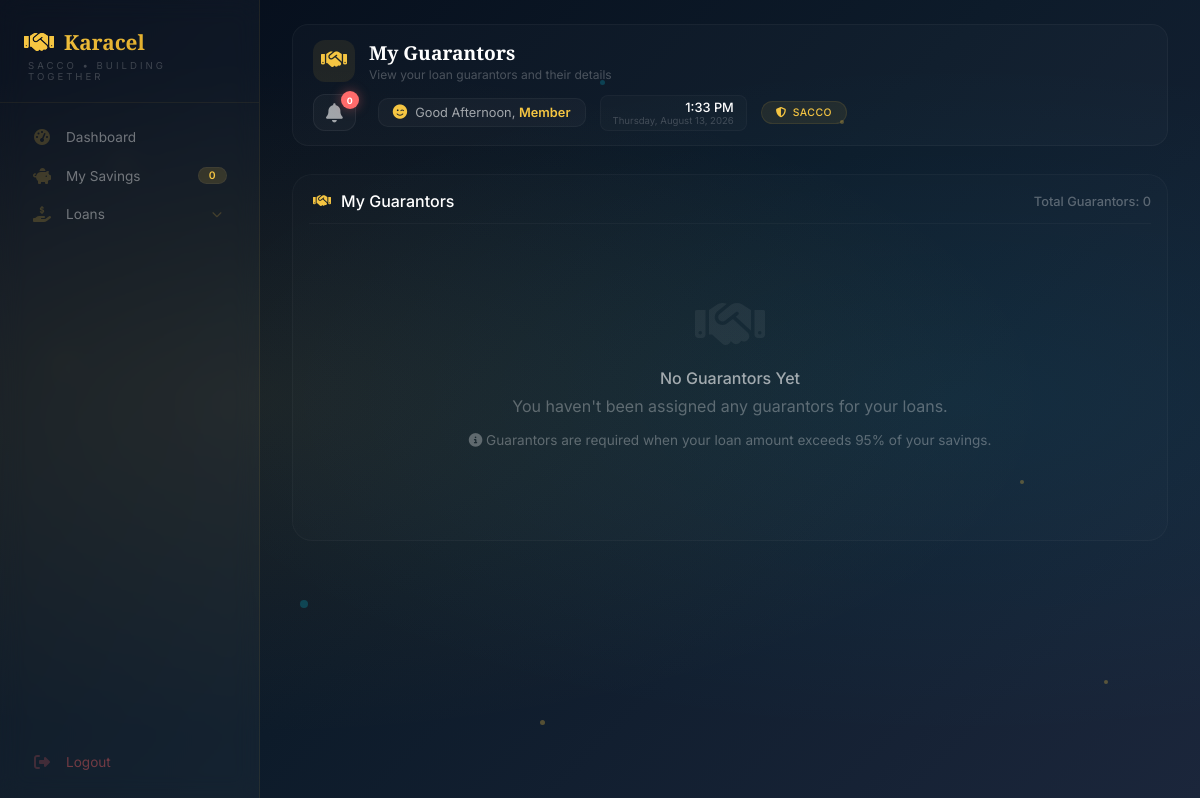
/member/guarantors (signed in), run on an earlier commit of the app's database.
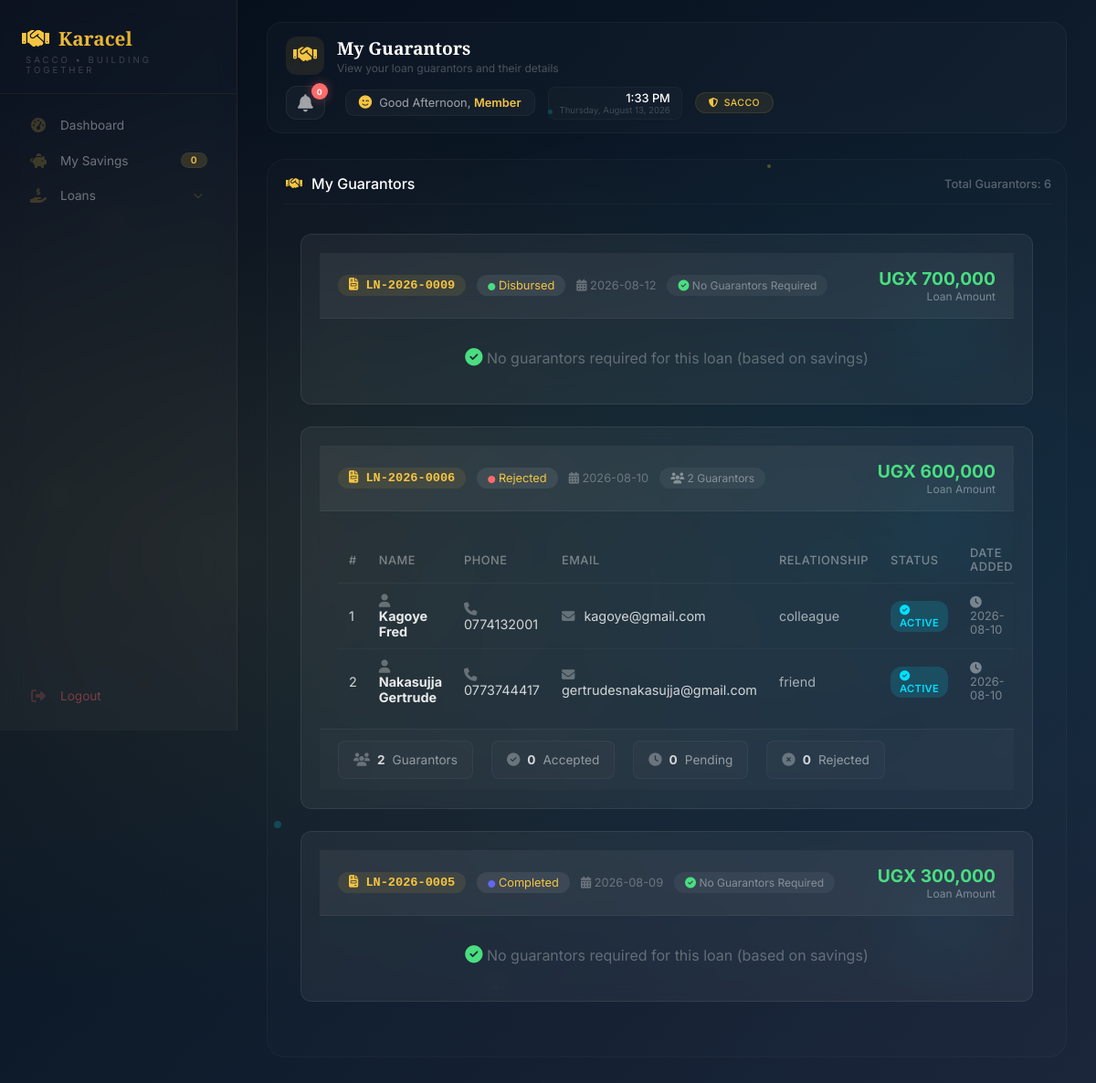
And on a later commit of the database.
### tables this page shows
CREATE TABLE loans (
            id INTEGER PRIMARY KEY AUTOINCREMENT,
            loan_number TEXT UNIQUE NOT NULL,
            user_id INTEGER NOT NULL,
            amount REAL NOT NULL,
            interest_rate REAL NOT NULL,
            interest_amount REAL NOT NULL,
            total_repayment REAL NOT NULL,
            monthly_installment REAL NOT NULL,
            tenure INTEGER DEFAULT 3,
            purpose TEXT,
            repayment_plan TEXT,
            status TEXT DEFAULT 'pending',
            application_date TEXT NOT NULL,
            approved_date TEXT,
            disbursed_date TEXT,
            completed_date TEXT,
            rejected_date TEXT,
            rejection_reason TEXT,
            admin_rejection_reason TEXT,
            current_balance REAL DEFAULT 0,
            interest_accrued REAL DEFAULT 0,
            last_interest_date TEXT,
            months_overdue INTEGER DEFAULT 0,
            start_month INTEGER DEFAULT 0,
            end_month INTEGER DEFAULT 12,
            created_at TIMESTAMP DEFAULT CURRENT_TIMESTAMP, last_payment_date TEXT, last_payment_amount REAL DEFAULT 0, total_interest_accrued REAL DEFAULT 0, principal_paid REAL DEFAULT 0, interest_paid REAL DEFAULT 0, months_paid INTEGER DEFAULT 0, original_balance REAL DEFAULT 0, total_interest_calculated REAL DEFAULT 0, due_date TEXT, loan_start_date TEXT, loan_end_date TEXT, completion_date TEXT, disbursement_date TEXT, next_interest_date TEXT, payment_method TEXT, transaction_ref TEXT, notes TEXT, collateral TEXT, guarantor_required INTEGER DEFAULT 0, rejected_by TEXT, approved_by TEXT, approved_by_role TEXT, disbursed_by TEXT, disbursed_by_role TEXT,
            FOREIGN KEY (user_id) REFERENCES users(id)
        );

CREATE TABLE loan_guarantors (
            id INTEGER PRIMARY KEY AUTOINCREMENT,
            loan_id INTEGER NOT NULL,
            guarantor_name TEXT NOT NULL,
            phone TEXT NOT NULL,
            email TEXT,
            relationship TEXT,
            status TEXT DEFAULT 'active',
            created_at TIMESTAMP DEFAULT CURRENT_TIMESTAMP,
            FOREIGN KEY (loan_id) REFERENCES loans(id)
        );

### app.py (the view)
@app.route("/member/guarantors")
def member_guarantors():
    if "user_id" not in session:
        return redirect("/login")
    user_id = session["user_id"]
    db = get_db()
    db.row_factory = sqlite3.Row
    try:
        guarantors = db.execute("""
            SELECT
                lg.*,
                l.loan_number,
                l.amount,
                l.status as loan_status,
                l.application_date,
                l.interest_amount,
                l.total_repayment
            FROM loan_guarantors lg
            JOIN loans l ON lg.loan_id = l.id
            WHERE l.user_id = ?
            ORDER BY l.application_date DESC, lg.id DESC
        """, (user_id,)).fetchall()
        loans = db.execute("""
            SELECT
                id,
                loan_number,
                amount,
                interest_amount,
                total_repayment,
                status,
                application_date,
                approved_date,
                disbursed_date,
                completed_date,
                current_balance,
                created_at
            FROM loans
            WHERE user_id = ?
            ORDER BY application_date DESC
        """, (user_id,)).fetchall()
        db.close()
        return render_template(
            "member/member-guarantors.html",
            guarantors=guarantors,
            loans=loans
        )
    except Exception as e:
        import traceback
        traceback.print_exc()
        db.close()
        flash(f"Error loading guarantors: {str(e)}", "danger")
        return redirect(url_for("member_dashboard"))

### templates/member/member-guarantors.html (shortened to what this page needs)
{% extends "member/member-base.html" %}
{% block page_title %}My Guarantors{% endblock %}
{% block page_subtitle %}View your loan guarantors and their details{% endblock %}
{% block content %}
<div class="history-section">
    <div class="history-title">
        <i class="fas fa-handshake"></i> My Guarantors
        <span style="font-size: 0.8rem; margin-left: auto; color: rgba(255,255,255,0.3);">
            Total Guarantors: {{ guarantors|length }}
        </span>
    </div>
    <div style="padding: 20px;">
        {% if guarantors %}
            {% set loan_ids = [] %}
            {% for guarantor in guarantors %}
                {% if guarantor.loan_id not in loan_ids %}
                    {% set _ = loan_ids.append(guarantor.loan_id) %}
                {% endif %}
            {% endfor %}
            {% for loan_id in loan_ids %}
                {% set loan = loans|selectattr('id', 'equalto', loan_id)|first %}
                {% if loan %}
                <div class="guarantor-card">
                    <div class="guarantor-header">
                        <div class="guarantor-title">
                            <span class="loan-number-badge">
                                <i class="fas fa-file-invoice"></i> {{ loan.loan_number }}
                            </span>
                            <span class="guarantor-badge">
                                <i class="fas fa-circle" style="color: {% if loan.status == 'pending' %}#f5c542{% elif loan.status == 'approved' %}#00e0ff{% elif loan.status in ['disbursed', 'active'] %}#4ade80{% elif loan.status == 'completed' %}#6366f1{% else %}#ff6b6b{% endif %}; font-size: 0.5rem;"></i>
                                {{ loan.status|title }}
                            </span>
                            <span style="color: rgba(255,255,255,0.3); font-size: 0.8rem;">
                                <i class="fas fa-calendar-alt"></i> {{ loan.application_date }}
                            </span>
                            <span class="no-guarantors-badge">
                                {% set loan_guarantors = guarantors|selectattr('loan_id', 'equalto', loan_id)|list %}
                                {% if loan_guarantors|length > 0 and loan_guarantors[0].guarantor_name == 'No Guarantor Required' %}
                                    <i class="fas fa-check-circle" style="color: #4ade80;"></i> No Guarantors Required
                                {% else %}
                                    <i class="fas fa-users"></i> {{ loan_guarantors|length }} Guarantors
                                {% endif %}
                            </span>
                        </div>
                        <div class="guarantor-amount">
                            <div class="amount">UGX {{ "{:,.0f}".format(loan.amount) if loan.amount else '0' }}</div>
                            <div class="label">Loan Amount</div>
                        </div>
                    </div>
                    {% set loan_guarantors = guarantors|selectattr('loan_id', 'equalto', loan_id)|list %}
                    {% if loan_guarantors and loan_guarantors[0].guarantor_name != 'No Guarantor Required' %}
                    <div class="guarantor-table-wrapper">
                        <table class="guarantor-table">
                            <thead>
                                <tr>
                                    <th>#</th>
                                    <th>Name</th>
                                    <th>Phone</th>
                                    <th>Email</th>
                                    <th>Relationship</th>
                                    <th>Status</th>
                                    <th>Date Added</th>
                                </tr>
                            </thead>
                            <tbody>
                                {% for guarantor in loan_guarantors %}
                                <tr>
                                    <td>{{ loop.index }}</td>
                                    <td>
                                        <strong style="color: rgba(255,255,255,0.9);">
                                            <i class="fas fa-user" style="color: rgba(255,255,255,0.3); margin-right: 8px;"></i>
                                            {{ guarantor.guarantor_name }}
                                        </strong>
                                    </td>
                                    <td>
                                        <i class="fas fa-phone" style="color: rgba(255,255,255,0.3); margin-right: 6px;"></i>
                                        {{ guarantor.phone }}
                                    </td>
                                    <td>
                                        {% if guarantor.email %}
                                            <i class="fas fa-envelope" style="color: rgba(255,255,255,0.3); margin-right: 6px;"></i>
                                            {{ guarantor.email }}
                                        {% else %}
                                            <span style="color: rgba(255,255,255,0.2);">-</span>
                                        {% endif %}
                                    </td>
                                    <td>
                                        {% if guarantor.relationship %}
                                            <span style="color: rgba(255,255,255,0.6);">{{ guarantor.relationship }}</span>
                                        {% else %}
                                            <span style="color: rgba(255,255,255,0.2);">-</span>
                                        {% endif %}
                                    </td>
                                    <td>
                                        <span class="status-badge
                                            {% if guarantor.status == 'accepted' %}status-accepted
                                            {% elif guarantor.status == 'pending' %}status-pending
                                            {% elif guarantor.status == 'active' %}status-active
                                            {% else %}status-rejected{% endif %}">
                                            {% if guarantor.status == 'accepted' %}
                                                <i class="fas fa-check-circle"></i> ACCEPTED
                                            {% elif guarantor.status == 'pending' %}
                                                <i class="fas fa-clock"></i> PENDING
                                            {% elif guarantor.status == 'active' %}
                                                <i class="fas fa-check-circle"></i> ACTIVE
                                            {% else %}
                                                <i class="fas fa-times-circle"></i> {{ guarantor.status|upper }}
                                            {% endif %}
                                        </span>
                                    </td>
                                    <td style="color: rgba(255,255,255,0.4); font-size: 0.8rem;">
                                        {% if guarantor.created_at %}
                                            <i class="fas fa-clock"></i> {{ guarantor.created_at[:10] }}
                                        {% else %}
                                            -
                                        {% endif %}
                                    </td>
                                </tr>
                                {% endfor %}
                            </tbody>
                        </table>
                    </div>
                    <div class="guarantor-summary">
                        <div class="summary-item">
                            <i class="fas fa-users"></i>
                            <strong>{{ loan_guarantors|length }}</strong> Guarantors
                        </div>
                        <div class="summary-item">
                            <i class="fas fa-check-circle"></i>
                            <strong>
                                {{ loan_guarantors|selectattr('status', 'equalto', 'accepted')|list|length }}
                            </strong> Accepted
                        </div>
                        <div class="summary-item">
                            <i class="fas fa-clock"></i>
                            <strong>
                                {{ loan_guarantors|selectattr('status', 'equalto', 'pending')|list|length }}
                            </strong> Pending
                        </div>
                        <div class="summary-item">
                            <i class="fas fa-times-circle"></i>
                            <strong>
                                {{ loan_guarantors|selectattr('status', 'equalto', 'rejected')|list|length }}
                            </strong> Rejected
                        </div>
                    </div>
                    {% else %}
                    <div style="padding: 20px; text-align: center; color: rgba(255,255,255,0.3);">
                        <i class="fas fa-check-circle" style="color: #4ade80; font-size: 1.2rem;"></i>
                        No guarantors required for this loan (based on savings)
                    </div>
                    {% endif %}
                </div>
                {% endif %}
            {% endfor %}
        {% else %}
            <div class="empty-state">
                <i class="fas fa-handshake empty-icon"></i>
                <h4>No Guarantors Yet</h4>
                <p>You haven't been assigned any guarantors for your loans.</p>
                <p style="font-size: 0.85rem; margin-top: 8px;">
                    <i class="fas fa-info-circle"></i> Guarantors are required when your loan amount exceeds 95% of your savings.
                </p>
            </div>
        {% endif %}
    </div>
</div>
{% endblock %}

What changed in the data, as far as the page shows it:
added loans: loan_number "LN-2026-0009", status "Disbursed", application_date "2026-08-12", amount "700,000"
added loans: loan_number "LN-2026-0006", status "Rejected", application_date "2026-08-10", amount "600,000"
added loan_guarantors: guarantor_name "Kagoye Fred", phone "0774132001", email "kagoye@gmail.com", relationship "colleague", status "active" (drawn), created_at "2026-08-10"
added loan_guarantors: guarantor_name "Nakasujja Gertrude", phone "0773744417", email "gertrudesnakasujja@gmail.com", relationship "friend", status "active" (drawn), created_at "2026-08-10"
added loans: loan_number "LN-2026-0005", status "Completed", application_date "2026-08-09", amount "300,000"
Also different on the page:
{{ guarantors|length }}: "0" → "6"
new list line: "No Guarantors Required UGX Loan Amount No guarantors required for this loan (based on savings)"
new list line: "2 Guarantors UGX Loan Amount # NAME PHONE EMAIL RELATIONSHIP STATUS DATE ADDED 2 Guarantors 0 Accepted 0 Pending 0 Rejected"
text no longer shown: "No Guarantors Yet You haven't been assigned any guarantors for your loans. Guarantors are required when your loan amount exceeds 95% of your savings."
